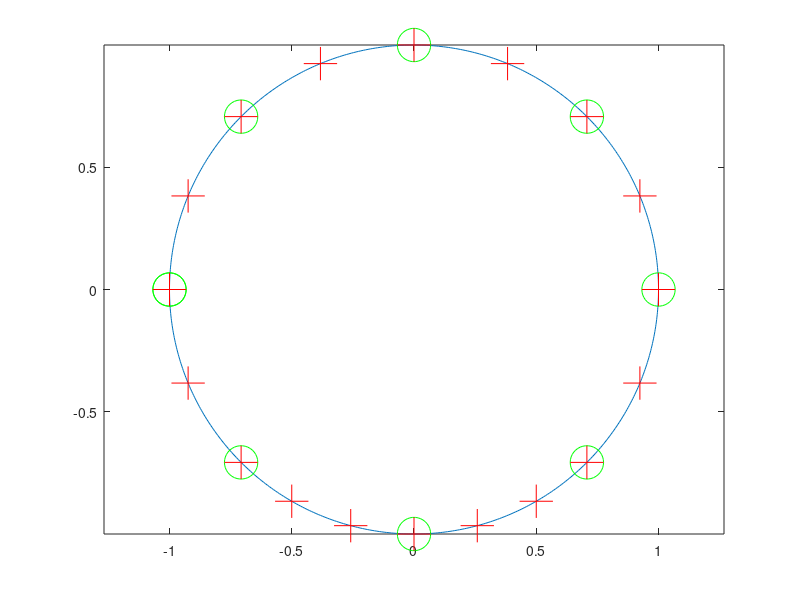

Here is the MATLAB script that generated this plot:


theta = [0:0.01:2*pi];

y = sin(theta);
x = cos(theta);

phase_JMD = [-180 -135 -90 -45 0 45 90 135 180]./180.*pi;

% phase_HZ = [-180:22.5:-45, -30:15:30, 45:22.5:180]./180.*pi;
phase_HZ =  [-180:22.5:-135, -120:15:-45, -22.5:22.5:180]./180.*pi;


figure
plot(x,y,'-')
axis equal
hold on;
plot(cos(phase_JMD), sin(phase_JMD),'og','MarkerSize',24)
hold on
plot(cos(phase_HZ), sin(phase_HZ),'+r','MarkerSize',24)